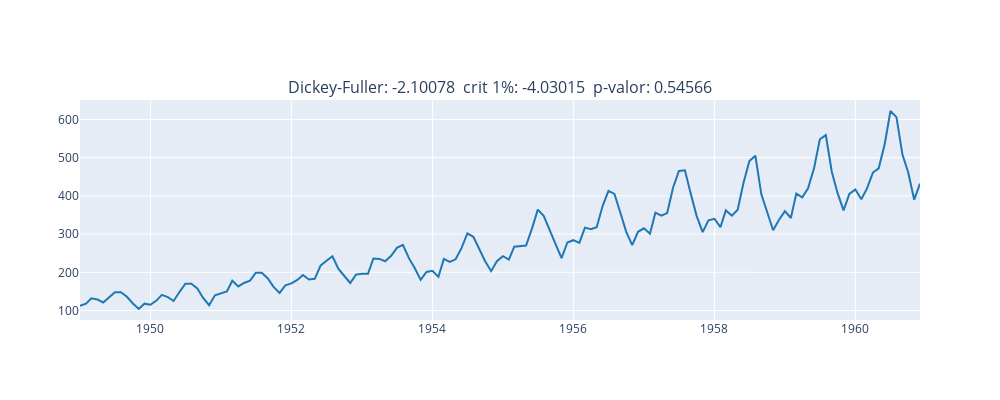

The cell this chart's notebook holds for it:
### Markdown cell above
### Análise estatística
#### Teste de Dickey-Fuller aumentado (Augmented Dickey-Fuller test) e autocorrelação
- A análise de aumentada é um teste formal acerca de quão estacionária são essas séries
- Vamos estimar os períodos de autocorrelação para analisar o impacto de eventos periódicos nos valores da série
No teste de Dickey-Fuller aumentado verifica-se se a série é não-estacionária. Nesse teste para termos uma série estacionária devemos obter os seguintes resultados:
- p-valor menor que 0.05
- Estatística de Dickley-Fuller > valor crítico 1%

### Code cell
plot_adf(df_air.set_index('Período')['Qtd passageiros'], 'Qtd passageiros')

### Figure 1 — Plotly figure (JSON) as saved in the notebook; plotly's stock layout.template omitted (floating-point values rounded to 4 significant figures; data arrays with more than 128 entries replaced by an {"elided": "..."} marker saying what was removed)
{"data": [{"line": {"color": "#1f77b4"}, "type": "scatter", "x": {"elided": "144 str values"}, "xaxis": "x", "y": {"elided": "144 int values"}, "yaxis": "y"}], "layout": {"annotations": [{"font": {"size": 16}, "showarrow": false, "text": "Dickey-Fuller: -2.10078\t crit 1%: -4.03015\t p-valor: 0.54566", "x": 0.5, "xanchor": "center", "xref": "paper", "y": 1, "yanchor": "bottom", "yref": "paper"}], "height": 400, "showlegend": false, "width": 1000, "xaxis": {"anchor": "y", "domain": [0, 1]}, "yaxis": {"anchor": "x", "domain": [0, 1]}}}
